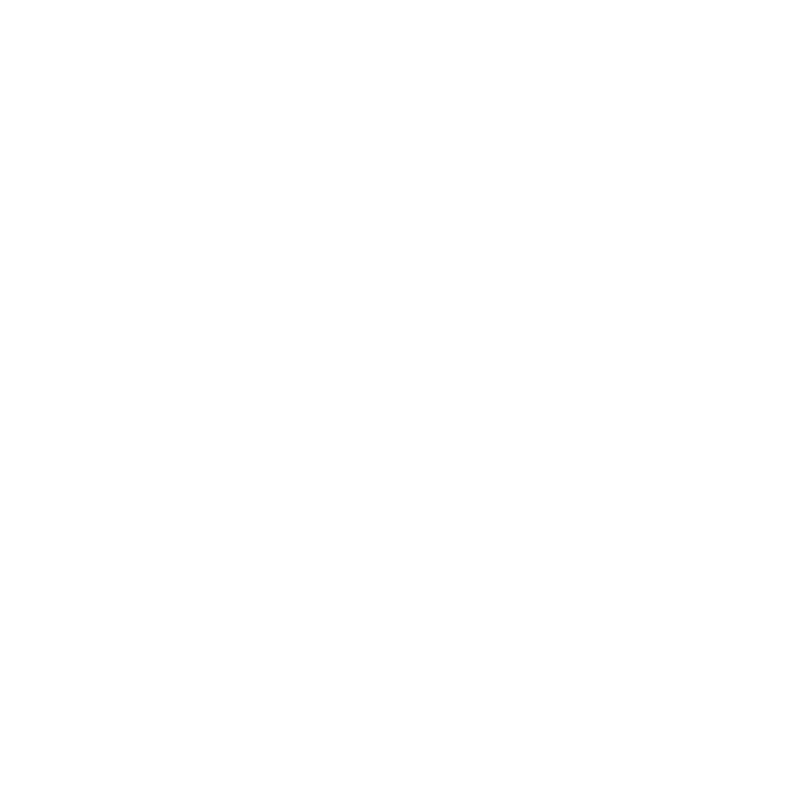
Frame 1 (no input)
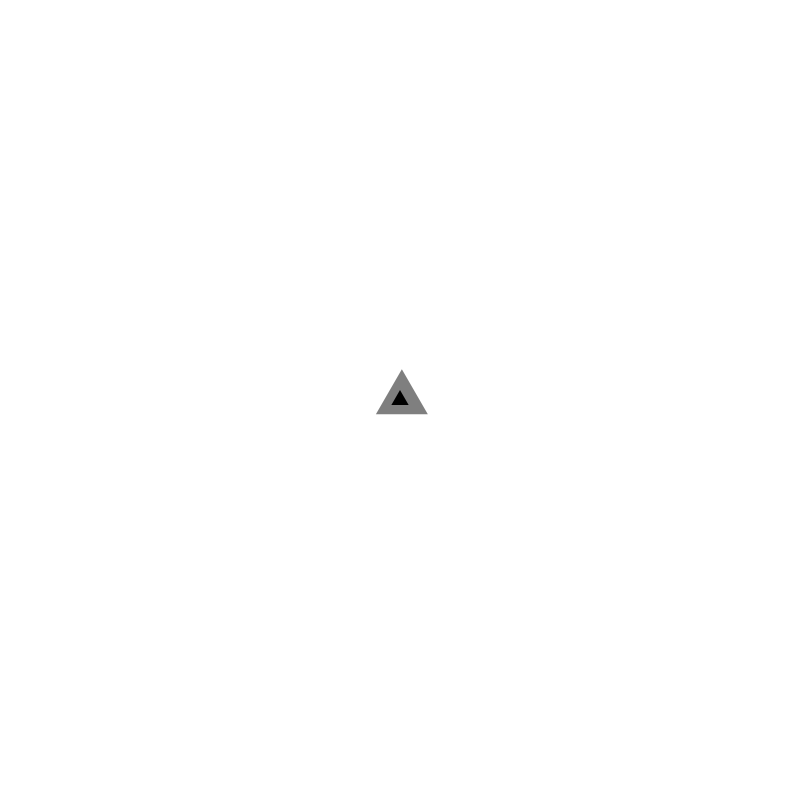
Frame 60 (the mouse pressed at the canvas centre just before this capture)
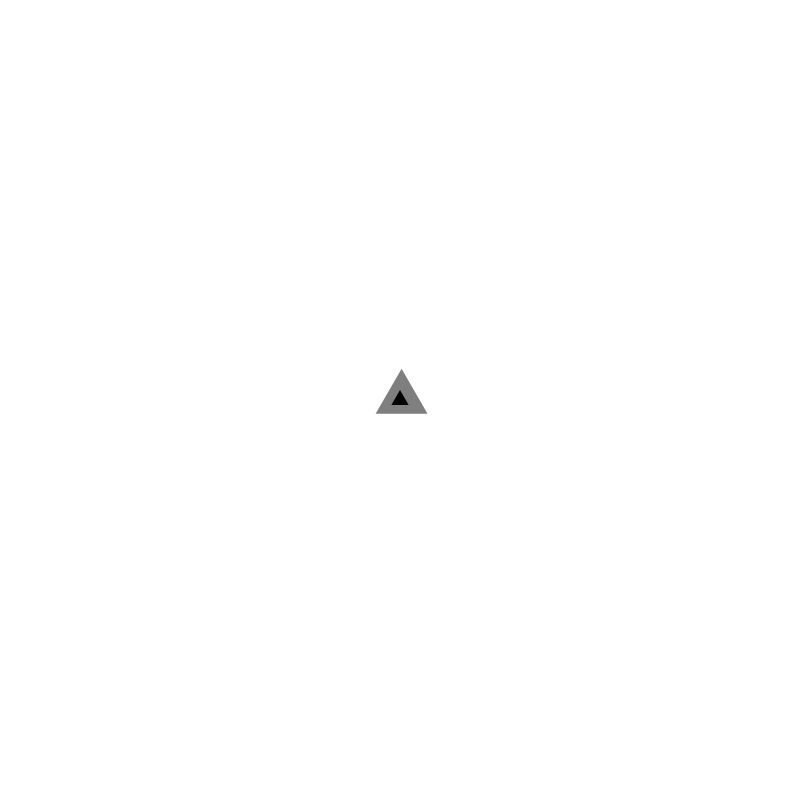
Frame 120 (the mouse held since frame 60 and released just before this capture)

The Processing sketch that drew these frames (run headless with seeded random() and noise(); from frame 60 on, the mouse is pressed at the canvas centre):

// Processing sketch: TriangleExtrusion
// ── TriangleExtrusion.pde
ArrayList<PVector> triPos;

int triCount = 0;
int triangleBaseSize = 10;
float sizeIncrease = 01;

float progress = 0;
float lineScale = 1.1;
boolean running = false;
boolean decrease = false;
PVector center = new PVector(width/2,height/2);
PVector lastMousePos = new PVector(0,0);
PVector displacement = new PVector(0,0);
int startTime = millis();
int lastFrame = 0;
int accTime = 0;
float[] preSides;
float[] preB;
int count = 5;
int curFrameTime = 0;
float theta = 0;

void setup() {
  size(800, 800);
  lastFrame = millis();  
  //Precalculate the triangle base values so we don't have to calc them every frame
  preSides = new float[count];
  preB = new float[count];
  for(int i = 1; i < count; i += 2){
    float triSide = (triangleBaseSize*i*sizeIncrease) * 1/sin(30*PI/180) * sin(120*PI/180);
    float b = sqrt(sq(triangleBaseSize*i*sizeIncrease)-sq(triSide/2));
    preSides[i] = triSide;
    preB[i]     = b;
  }
}

void draw() {
  int deltaTime = millis() - lastFrame;

  accTime += deltaTime;
  if(accTime >= 100){
    accTime = 0;
    if(triCount < count){
      triCount += 1;
    }
  }
  background(255);
  //PVector mousePos = new PVector(mouseX,mouseY);
  float x = 1*cos(theta)+width/2;
  float y = 1*sin(theta)+height/2;
  PVector mousePos = new PVector(x,y);
  theta += 0.1;
  displacement = PVector.sub(mousePos,new PVector(width/2,height/2));
  displacement.normalize();
  triPos = calcTrianglePos(new PVector(width/2,height/2), displacement, triangleBaseSize, sizeIncrease, triCount);

  for(int i = triPos.size()-1; i >=0; i -= 3){
    drawTriangle(triPos.get(i-2),triPos.get(i-1),triPos.get(i),color(
      (int)map_range(i/3,0,triPos.size()/3,0,255)
    ));
  }

  triPos.clear();
  lastMousePos = new PVector(mouseX,mouseY);
  
  lastFrame = millis();
  print("Framerate: "+frameRate+" accTime: "+accTime+" triCount: "+triCount+"\n");
}

float map_range(float value, float fromLow, float fromHigh, float toLow, float toHigh) {
  return (value-fromLow)/(fromHigh-fromLow) * (toHigh-toLow) + toLow;
}

void drawTriangle(PVector p0, PVector p1, PVector p2, color col){
  beginShape(TRIANGLES);
  fill(col);
  noStroke();
  vertex(p0.x, p0.y);
  vertex(p1.x, p1.y);
  vertex(p2.x, p2.y);
  endShape();
}

// Calculates all Points for the triangle spiral
ArrayList<PVector> calcTrianglePos(PVector center, PVector centerDisplacement, float baseSize, float sizeInc, int triCount){
  ArrayList<PVector> positions = new ArrayList<PVector>();

  for(int i = 1; i < triCount; i++){
    float triSide = preSides[i];
    float b = preB[i];
    PVector p0 = new PVector(center.x - triSide/2, center.y + b);
    PVector p1 = new PVector(center.x + triSide/2, center.y + b);
    PVector p2 = new PVector(center.x , center.y - baseSize*i*sizeInc);

    positions.add(p0);
    positions.add(p1);
    positions.add(p2);

    center.x += centerDisplacement.x;
    center.y += centerDisplacement.y;
  }

  return positions;
}
